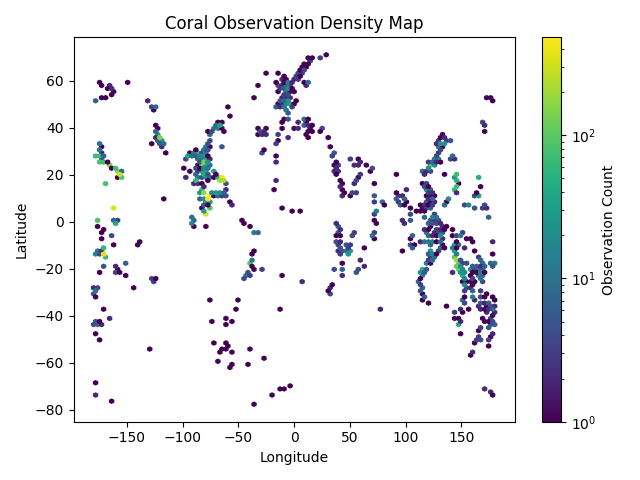

Here is the Python script that generated this plot:
import sqlite3
import pandas as pd
import matplotlib.pyplot as plt

conn = sqlite3.connect("./coral.sqlite")

df = pd.read_sql("""
    select l.decimal_latitude as lat, l.decimal_longitude as lon
    from occurrences o
    inner join locations l on o.location_id = l.location_id
    where l.decimal_latitude is not null and l.decimal_longitude is not null
""", conn)

plt.hexbin(df["lon"], df["lat"], gridsize=100, cmap="viridis", bins='log')
plt.colorbar(label='Observation Count')
plt.xlabel('Longitude')
plt.ylabel('Latitude')
plt.title('Coral Observation Density Map')
plt.tight_layout()
plt.savefig("analysis_python/obs_locations.png")
